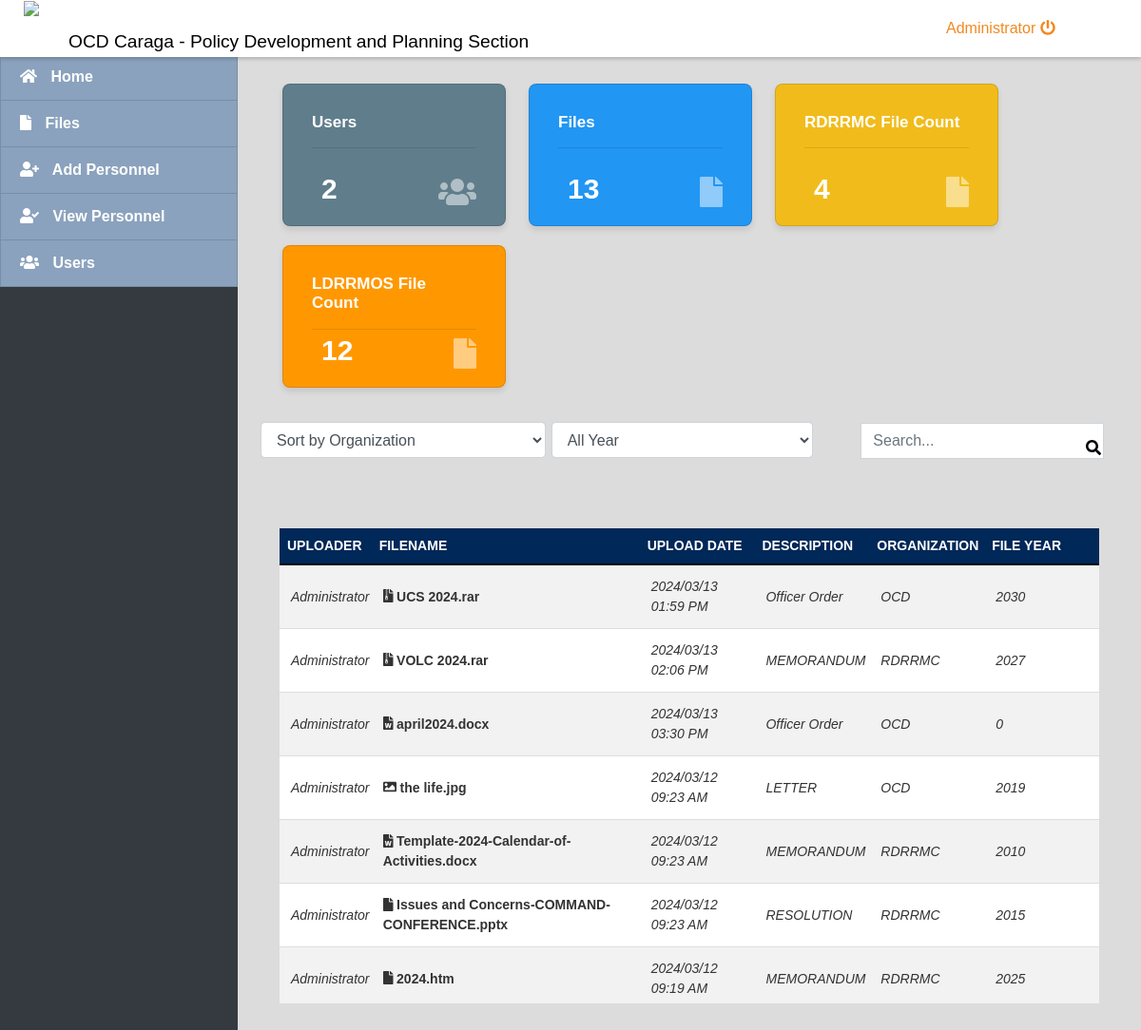
The page / (signed in) on the database its author committed.
### tables this page shows
CREATE TABLE `files` (
  `id` int(11) NOT NULL,
  `name` varchar(200) NOT NULL,
  `description` text NOT NULL,
  `user_id` int(30) NOT NULL,
  `folder_id` int(30) NOT NULL,
  `file_type` varchar(50) NOT NULL,
  `file_path` text NOT NULL,
  `is_public` tinyint(1) DEFAULT 0,
  `date_updated` datetime NOT NULL DEFAULT current_timestamp() ON UPDATE current_timestamp(),
  `organization` varchar(255) NOT NULL,
  `year` int(4) NOT NULL
);

CREATE TABLE `users` (
  `id` int(30) NOT NULL,
  `name` varchar(200) NOT NULL,
  `username` varchar(100) NOT NULL,
  `password` varchar(200) NOT NULL,
  `type` tinyint(1) NOT NULL DEFAULT 2 COMMENT '1+admin , 2 = users'
);

### home.php (the view, shortened to what this page needs)
 <link rel="stylesheet" href="styles.css">
<br>
<div class="containe-fluid">
    <?php include('db_connect.php');
    include 'db_connect.php';
    $sql_rdrrmc_count = "SELECT COUNT(*) AS rdrrmc_count FROM rdrrmc";
    $result_rdrrmc_count = $conn->query($sql_rdrrmc_count);
    $rdrrmc_count = $result_rdrrmc_count->fetch_assoc()['rdrrmc_count'];
    $sql_ldrrmos_count = "SELECT COUNT(*) AS ldrrmos_count FROM ldrrmos";
    $result_ldrrmos_count = $conn->query($sql_ldrrmos_count);
    $ldrrmos_count = $result_ldrrmos_count->fetch_assoc()['ldrrmos_count'];
    $files = $conn->query("SELECT f.*,u.name as uname FROM files f inner join users u on u.id = f.user_id where  f.is_public = 1 order by date(f.date_updated) desc");
    ?>
<div class="container">
        <div class="row">
            <div class="col-lg-12">
            <a href="http://localhost/fms/index.php?page=users">
                <div class="card custom-card users-box ml-4 float-left">
            <div class="card-body text-white">
                <h4><b>Users</b></h4>
                <hr>
                <span class="card-icon"><i class="fa fa-users"></i></span>
                <h3 class="text-right number-top-right"><b><?php echo $conn->query('SELECT * FROM users')->num_rows ?></b></h3>
            </div>
        </div></a>
        <a href="http://localhost/fms/index.php?page=files">
        <div class="card custom-card files-box ml-4 float-left">
            <div class="card-body text-white">
                <h4><b>Files</b></h4>
                <hr>
                <span class="card-icon"><i class="fa fa-file"></i></span>
                <h3 class="text-right number-top-right"><b><?php echo $conn->query('SELECT * FROM files')->num_rows ?></b></h3>
            </div>
        </div></a>
        <a href="http://localhost/fms/index.php?page=viewpers">
        <div class="card custom-card rdrrmc-count-box ml-4 float-left">
            <div class="card-body text-white">
                <h4><b>RDRRMC File Count</b></h4>
                <hr>
                <span class="card-icon"><i class="fa fa-file"></i></span>
                <h3 class="text-right number-top-right"><b><?php echo $rdrrmc_count; ?></b></h3>
            </div>
        </div></a>
        <a href="http://localhost/fms/index.php?page=viewpers">
        <div class="card custom-card ldrrmos-count-box ml-4 float-left">
            <div class="card-body text-white">
                <h4><b>LDRRMOS File Count</b></h4>
                <hr>
                <span class="card-icon"><i class="fa fa-file"></i></span>
                <h3 class="text-right number-top-right"><b><?php echo $ldrrmos_count; ?></b></h3>
                </div>
            </div></a>
        </div>
    </div>
</div>
<div class="column mt-3 ml-3 mr-3">
    <div class="row">
        <div class="col-md-4 mb-3">
            <select class="form-control sorter" id="organizationSorter">
                <option value="">Sort by Organization</option>
            </select>
        </div>
        <div class="col-md-4 mb-3">
            <select class="form-control" id="yearSorter">
                <option value="">All Year</option>
            </select>
        </div>
    </div>
</div>
<div class="row mt-3 ml-3 mr-3">
    <div class="col-md-8 mb-3"></div>
    <div class="col-md-4 mb-3">
        <div class="input-group">
            <div class="input-group-prepend">
                <i class="fas fa-search"></i>
            </div>
            <input type="text" class="form-control" id="searchInput" placeholder="Search...">
        </div>
    </div>
</div>
 <br><link rel="stylesheet" href="https://cdnjs.cloudflare.com/ajax/libs/font-awesome/5.15.4/css/all.min.css">
<div class="row mt-3 ml-3 mr-3">
        <div class="card-body">
            <div class="file-table-container">
                <table width="100%" id="file-table">
                    <thead>
                        <tr>
                            <th width="12%" class="">Uploader</th>
                            <th width="35%" class="">Filename</th>
                            <th width="15%" class="">Upload Date</th>
                            <th width="15%" class="">Description</th>
                            <th width="15%" class="">Organization</th>
                            <th width="15%" class="">File Year</th>
                        </tr>
           <?php
                    while ($row = $files->fetch_assoc()) :
                        $name = explode(' ||', $row['name']);
                        $name = isset($name[1]) ? $name[0] . "(" . $name[1] . ")." . $row['file_type'] : $name[0] . "." . $row['file_type'];
                        $img_arr = array('png', 'jpg', 'jpeg', 'gif', 'psd', 'tif');
                        $doc_arr = array('doc', 'docx');
                        $icon = 'fa-file';
                        if (in_array(strtolower($row['file_type']), $img_arr))
                            $icon = 'fa-image';
                        if (in_array(strtolower($row['file_type']), $doc_arr))
                            $icon = 'fa-file-word';
                        if (in_array(strtolower($row['file_type']), ['zip', 'rar', 'tar']))
                            $icon = 'fa-file-archive';
                    ?>
 <tr class='file-item' data-id="<?php echo $row['id'] ?>" data-name="<?php echo $name ?>" data-organization="<?php echo $row['organization'] ?>" data-description="<?php echo $row['description'] ?>" data-year="<?php echo $row['year'] ?>">
                            <td><i><?php echo ucwords($row['uname']) ?></i></td>
                            <td>
                                <large>
                                    <span><i class="fa <?php echo $icon ?>"></i></span>
                                    <b> <?php echo $name ?></b>
                                </large>
                            </td>
                            <td><i><?php echo date('Y/m/d h:i A', strtotime($row['date_updated'])) ?></i></td>
                            <td><i><?php echo $row['description'] ?></i></td>
                            <td><i><?php echo $row['organization'] ?></i></td>
                            <td><i><?php echo $row['year'] ?></i></td>
                        </tr>
                    <?php endwhile; ?>
                </table>
            </div>
        </div>
    </div>
</div>

### assets/css/style.css (style rules this page uses)
body { font-family: "Open Sans", sans-serif; color: #000000; width: 100%; height: calc(100%); }
a { color: #f28920; }
h1, h2, h3, h4, h5, h6 { font-family: "Raleway", sans-serif; }

### styles.css (style rules this page uses)
.row { display: flex; -ms-flex-wrap: wrap; flex-wrap: wrap; margin-right: 0vw; margin-left: -15px; }
.file-table-container { max-height: 500px; overflow-y: auto; width: 100%; }
#file-table { width: 100%; border-collapse: collapse; }
#file-table thead th { background-color: #002858; position: sticky; padding: 8px; top: 0; }
#file-table { width: 100%; border-collapse: collapse; background-color: white; }
#file-table th { background-color: #ffa500; color: white; position: sticky; top: 0; z-index: 2; }
#file-table th, #file-table td { padding: 8px; text-align: left; border-bottom: 1px solid #002858; }

### index.php (style rules this page uses)
body { background: #80808045; }

### home.php (style rules this page uses)
body, h1, h2, h3, h4, h5, h6, p, a, span, i, b, large, input, th, td { font-family: "Century Gothic", sans-serif; }
.custom-card { border-radius: 8px; padding: 10px; margin-bottom: 20px; box-shadow: 0 4px 6px rgba(0, 0, 0, 0.1); transition: transform 0.3s ease; width: 235px; height: 150px; margin-left: 20px; }
.users-box, .files-box, .rdrrmc-count-box, .ldrrmos-count-box { background-color: #3498db; color: #fff; }
.files-box, .users-box { background-color: #f39c12; color: #000; }
.users-box { background-color: #607D8B; color: #fff; }
.files-box { background-color: #2196F3; color: #000; }
.rdrrmc-count-box { background-color: #f1bc1b; color: #fff; }
.ldrrmos-count-box { background-color: #FF9800; color: #fff; }
.card-body { position: relative; margin-top: -50px; }
.card-body h4 { font-size: 17px; margin-top: 50px; }
.card-body h3 { font-size: 30px; }
.card-icon { position: absolute; right: 20px; bottom: 10px; font-size: 3em; color: rgba(255, 255, 255, 0.5); }
span.card-icon { position: absolute; font-size:2em; bottom: 0em; color: #ffffff80; }
.number-top-right { position: absolute; bottom: 10px; left: 30px; margin: 0; }
.file-item { cursor: pointer; }
.sorter { width: 300px; }
#file-table { width: 100%; border-collapse: collapse; table-layout: fixed; }
#file-table th, #file-table td { padding: 12px; text-align: left; border-bottom: 1px solid #ddd; color: #333; font-size: 14px; }
#file-table th { background-color: #3a55ed; color: #fff; font-weight: bold; padding-top: 16px; padding-bottom: 16px; border-bottom: 2px solid #000000; text-transform: uppercase; }
#file-table tr:nth-child(even) { background-color: #f2f2f2; }
#file-table { box-shadow: 0 2px 4px rgba(0, 0, 0, 0.1); }
#searchInput { border-top-right-radius: 0; border-bottom-right-radius: 0; font-size: 16px; margin-top: -69px; }
.input-group-prepend { position: relative; left: 21vw; top: -3.6vw; z-index: 999; transform: translateY(-50%); }

### rows shown on the page
files: user.name "Administrator", name "UCS 2024.rar", date_updated "2024/03/13 01:59 PM", description "Officer Order", organization "OCD", year "2030"
files: user.name "Administrator", name "VOLC 2024.rar", date_updated "2024/03/13 02:06 PM", description "MEMORANDUM", organization "RDRRMC", year "2027"
files: user.name "Administrator", name "april2024.docx", date_updated "2024/03/13 03:30 PM", description "Officer Order", organization "OCD", year "0"
files: user.name "Administrator", name "the life.jpg", date_updated "2024/03/12 09:23 AM", description "LETTER", organization "OCD", year "2019"
files: user.name "Administrator", name "Template-2024-Calendar-of-Activities.docx", date_updated "2024/03/12 09:23 AM", description "MEMORANDUM", organization "RDRRMC", year "2010"
files: user.name "Administrator", name "Issues and Concerns-COMMAND-CONFERENCE.pptx", date_updated "2024/03/12 09:23 AM", description "RESOLUTION", organization "RDRRMC", year "2015"
files: user.name "Administrator", name "2024.htm", date_updated "2024/03/12 09:19 AM", description "MEMORANDUM", organization "RDRRMC", year "2025"

### other values the page prints
$_SESSION['login_name'] "Administrator"
$conn->query('SELECT * FROM users')->num_rows "2"
$conn->query('SELECT * FROM files')->num_rows "13"
$rdrrmc_count "4"
$ldrrmos_count "12"
